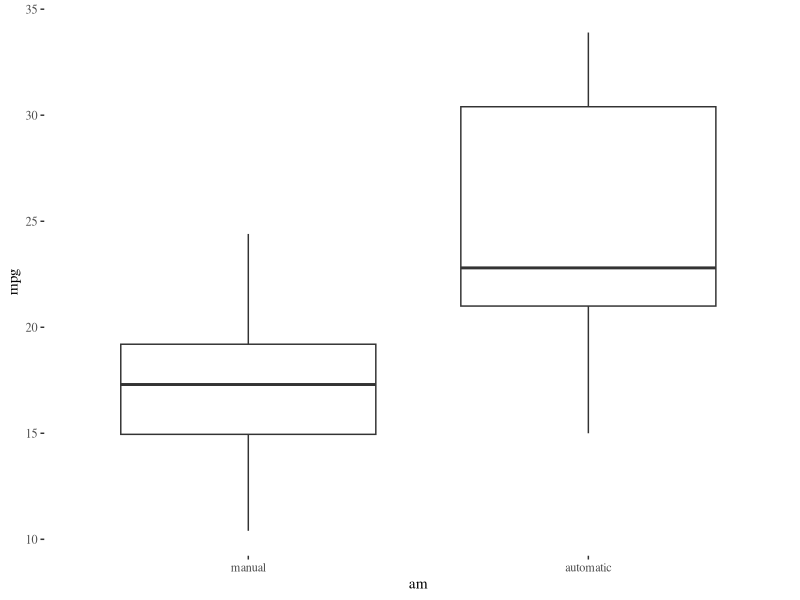
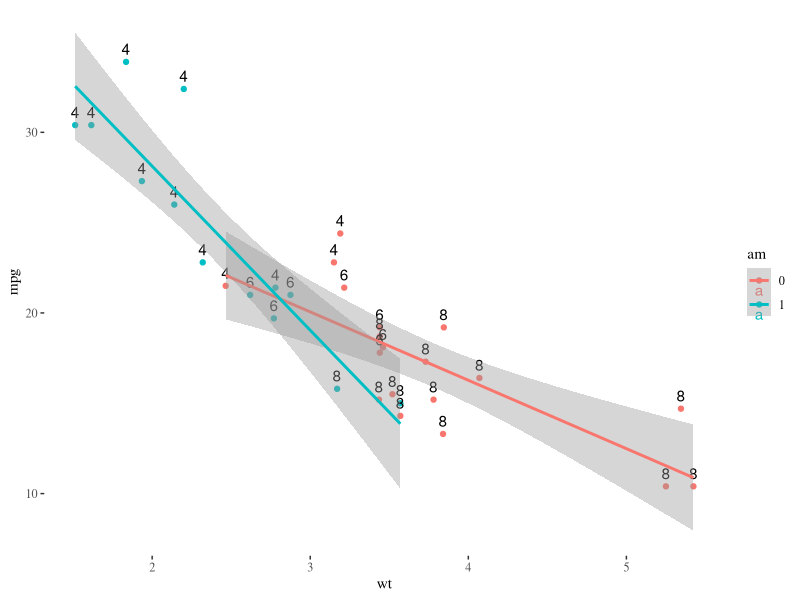
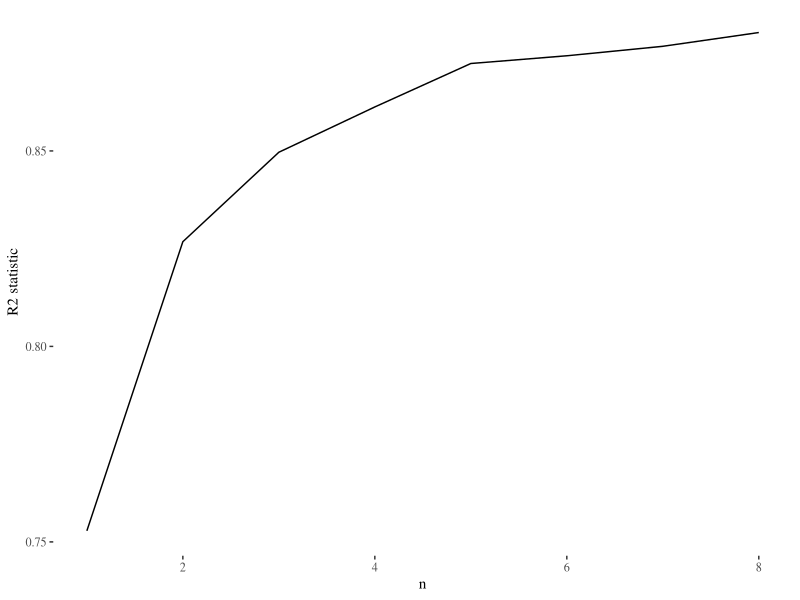
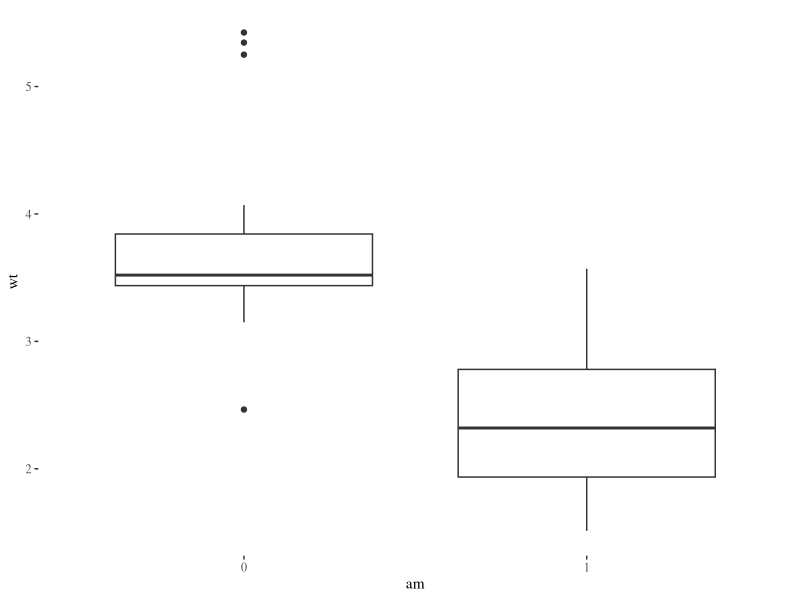
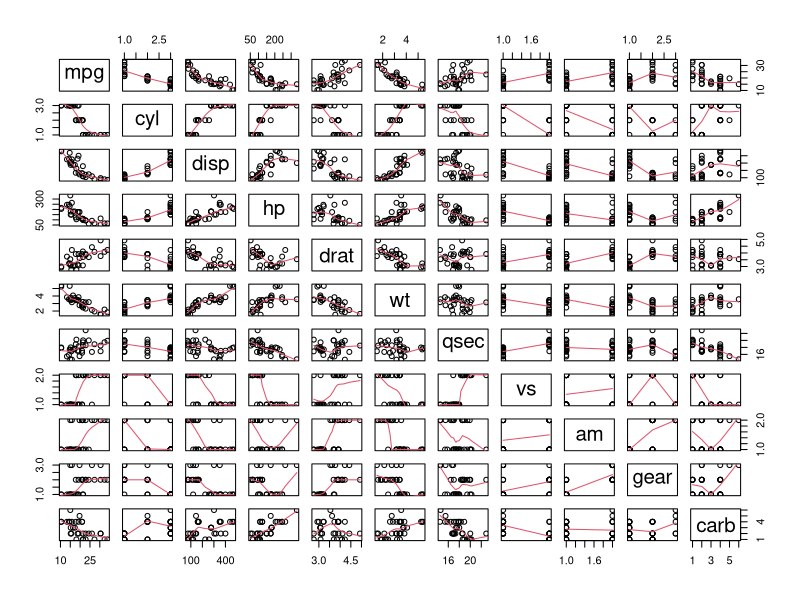
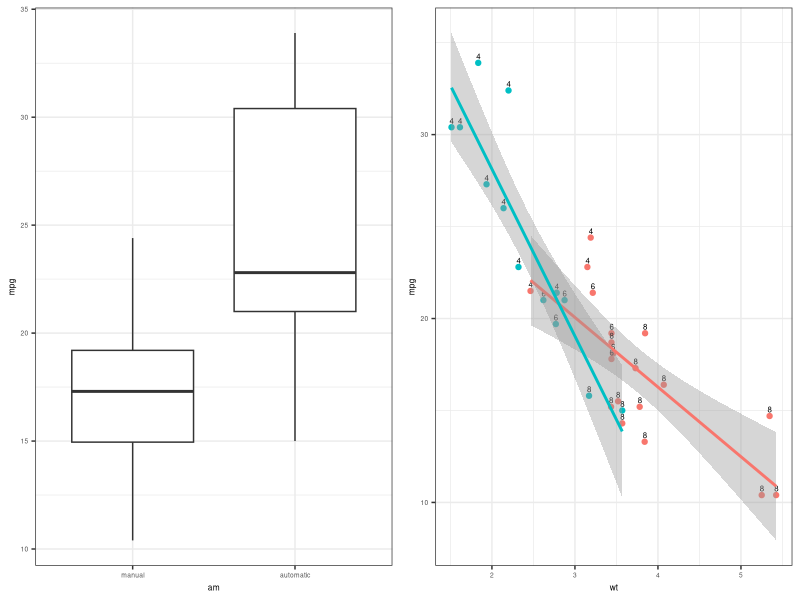
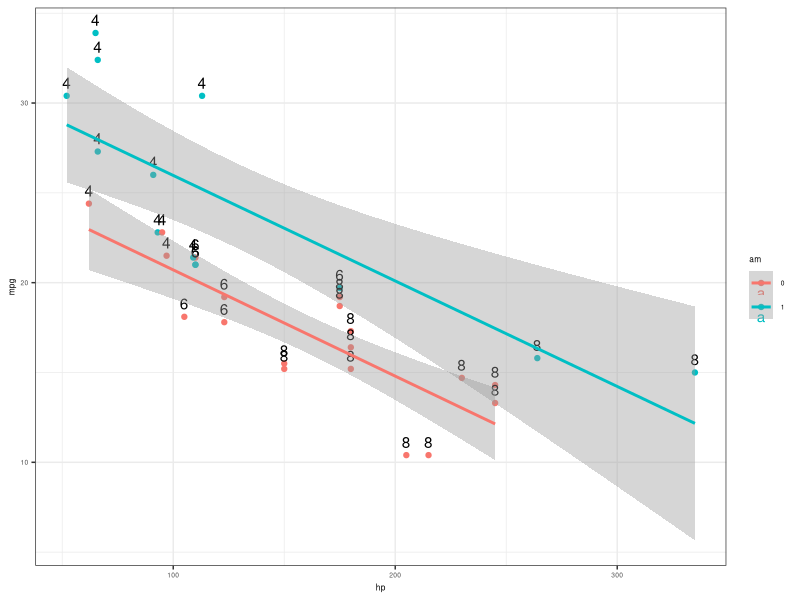
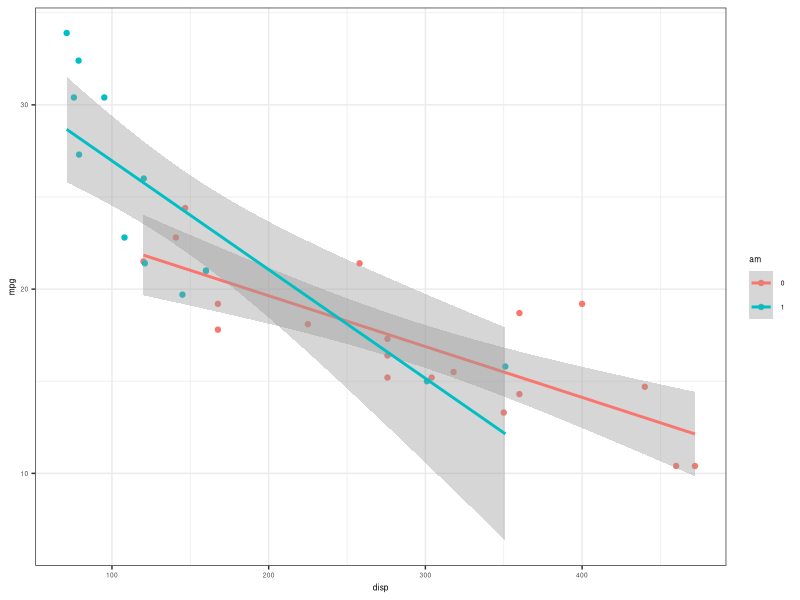

Recreate these plots in R, in order.
## ---- chunk 1
require('ggplot2')
require('gridExtra')
require('data.table')
require('ggthemes')
require('leaps')
require('xtable')
options(xtable.comment = FALSE)
theme.bartek <- theme_bw()+theme(text=element_text(size=6))

mtcars.dt <- data.table(mtcars)
mtcars.dt$am <- as.factor(mtcars.dt$am)
mtcars.dt$cyl <- as.factor(mtcars.dt$cyl)
mtcars.dt$gear <- as.factor(mtcars.dt$gear)
mtcars.dt$vs <- as.factor(mtcars.dt$vs)
mtcars.dt$carb <- as.factor(mtcars.dt$carb)
## ---- chunk 2
ggplot(mtcars.dt, aes(am, mpg)) + geom_boxplot() + theme_tufte() +
            scale_x_discrete(labels=c("manual", "automatic"))
## ---- chunk 3
ggplot(mtcars.dt, aes(wt, mpg, colour=am)) + geom_point() + theme_tufte() +
    geom_text(aes(label=cyl, colour=NULL), vjust=-0.6) +
        geom_smooth(method='lm')
## ---- chunk 4
regfit <- regsubsets(mpg~. ,mtcars.dt)
reg.summary <- summary(regfit)
ggplot(data=NULL, aes(x=1:length(reg.summary$rsq), y=reg.summary$rsq)) +
    geom_line() + theme_tufte() +
    labs(x='n', y="R2 statistic")
## ---- chunk 5
print(xtable(reg.summary$outmat), size="\\tiny")
## ---- chunk 6
fit <- lm(mpg~ hp + wt + am + I(cyl==6) + I(vs==1), data=mtcars.dt)
print(xtable(summary(fit)$coefficients, digits = 4), size="\\small")
## ---- chunk 7
ggplot(mtcars.dt, aes(x=am,y=wt)) + geom_boxplot() + theme_tufte()
## ---- chunk 8
g1 <- mtcars.dt[am==0,mpg]
g2 <- mtcars.dt[am==1,mpg]
t.test(g1, g2, paired=FALSE, var.equal=FALSE)
## ---- chunk 9
pairs(mtcars.dt[,.(mpg,cyl, disp, hp, drat, wt, qsec, vs, am, gear, carb)], panel = panel.smooth)
## ---- chunk 10
p1 <- ggplot(mtcars.dt, aes(am, mpg)) + geom_boxplot() +
    theme.bartek + scale_x_discrete(labels=c("manual", "automatic"))
p2 <- ggplot(mtcars.dt, aes(wt, mpg, colour=am)) + geom_point()+
    theme.bartek + theme(legend.position="none") +
    geom_text(aes(label=cyl, colour=NULL), vjust=-0.6, size=2) +
        geom_smooth(method='lm')
grid.arrange(p1, p2, ncol=2)
## ---- chunk 11
ggplot(mtcars.dt, aes(hp, mpg, colour=am)) +
    geom_point() +
        geom_text(aes(label=cyl, colour=NULL), vjust=-0.6) +
        theme.bartek +
            geom_smooth(method='lm')
## ---- chunk 12
ggplot(mtcars.dt, aes(disp, mpg, colour=am)) +
    geom_point() +
        theme.bartek +
            geom_smooth(method='lm')
